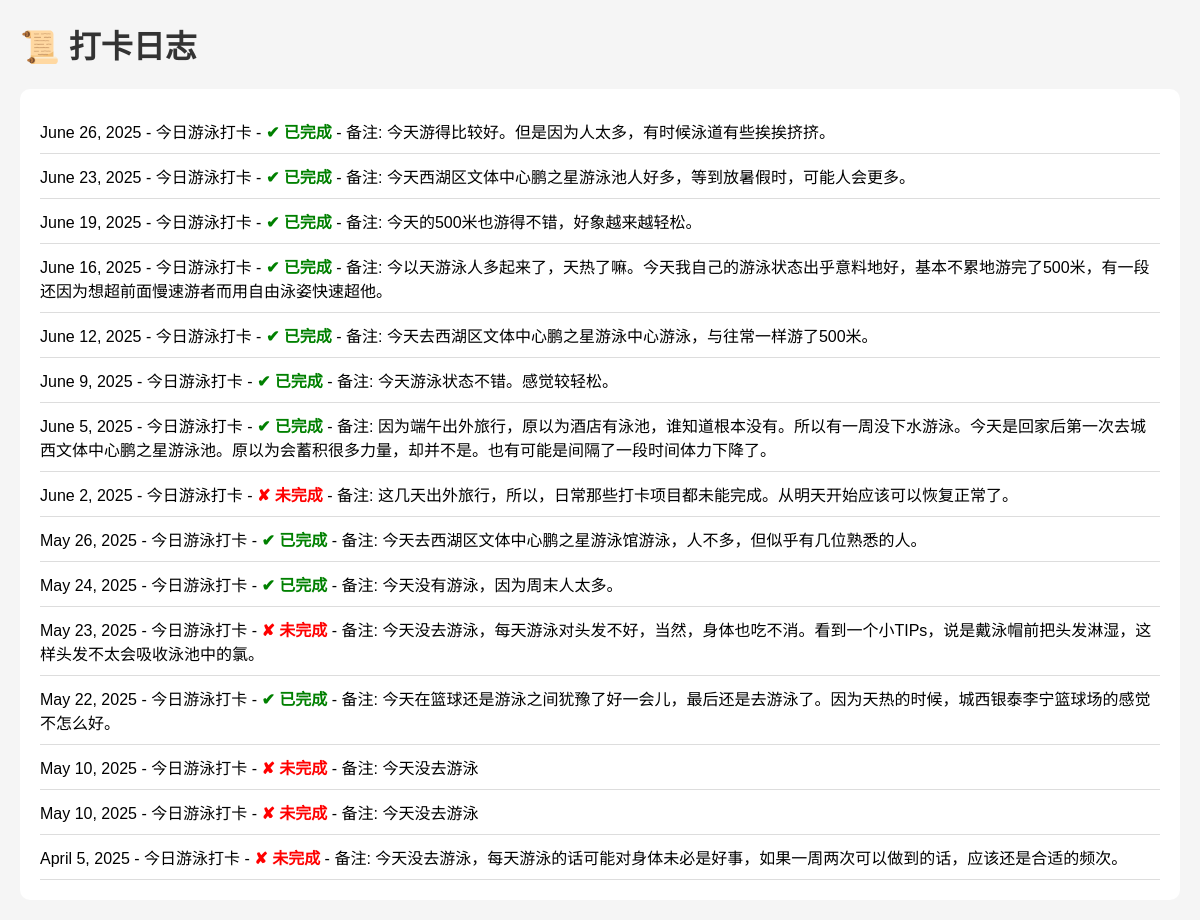
The app's page /habit/2/log/ (signed in) with its own data.
### learning_logs/models.py (models this page shows, shortened)
class HabitLog(models.Model):
    habit = models.ForeignKey(Habit, on_delete=models.CASCADE,  related_name='habitlog_learning_logs')  # 修改 related_name，避免与 users 中冲突
    date = models.DateField(auto_now_add=True)  # 记录当天日期
    completed = models.BooleanField(default=False)  # 是否完成
    notes = models.TextField(blank=True)  # 备注，可留空
    owner = models.ForeignKey(User, on_delete=models.CASCADE, null=True, blank=True)

class Habit(models.Model):
    name = models.CharField(max_length=100)
    owner = models.ForeignKey(User, on_delete=models.CASCADE, related_name='user_habits')
    created_at = models.DateTimeField(auto_now_add=True)

### learning_logs/views.py (the view)
# urls.py: path('habit/<int:habit_id>/log/', views.habit_log_view, name='habit_log'),
@login_required
def habit_log_view(request, habit_id):
    habit = get_object_or_404(Habit, id=habit_id, owner=request.user)
    logs = HabitLog.objects.filter(habit=habit).order_by('-date')
    context = {
        'habit': habit,
        'logs': logs,
    }
    return render(request, 'learning_logs/habit_logs.html', context)

### learning_logs/templates/learning_logs/habit_logs.html (shortened to what this page needs)
<!DOCTYPE html>
<html lang="zh-CN">
<head>
</head>
<body>
    <h1>📜 打卡日志</h1>
    <ul>
        {% for log in logs %}
            <li>
                {{ log.date }} - {{ log.habit.name }} -
                {% if log.completed %}
                    <span style="color:green;">✔ 已完成</span>
                {% else %}
                    <span style="color:red;">✘ 未完成</span>
                {% endif %}
                {% if log.notes %}
                    - 备注: {{ log.notes }}
                {% endif %}
            </li>
        {% empty %}
            <li>暂无打卡日志。</li>
        {% endfor %}
    </ul>
</body>
</html>

### learning_logs/templates/learning_logs/habit_logs.html (style rules this page uses)
body { font-family: Arial, sans-serif; margin: 20px; background-color: #f5f5f5; }
h1 { color: #333; }
ul { background-color: #fff; padding: 20px; border-radius: 10px; list-style-type: none; }
li { padding: 10px 0; border-bottom: 1px solid #ddd; }
span { font-weight: bold; }

### records on screen
HabitLog: date "June 26, 2025", habit.name "今日游泳打卡", completed "✔ 已完成", notes "今天游得比较好。但是因为人太多，有时候泳道有些挨挨挤挤。"
HabitLog: date "June 23, 2025", habit.name "今日游泳打卡", completed "✔ 已完成", notes "今天西湖区文体中心鹏之星游泳池人好多，等到放暑假时，可能人会更多。"
HabitLog: date "June 19, 2025", habit.name "今日游泳打卡", completed "✔ 已完成", notes "今天的500米也游得不错，好象越来越轻松。"
HabitLog: date "June 16, 2025", habit.name "今日游泳打卡", completed "✔ 已完成", notes "今以天游泳人多起来了，天热了嘛。今天我自己的游泳状态出乎意料地好，基本不累地游完了500米，有一段还因为想超前面慢速游者而用自由泳姿快速超他。"
HabitLog: date "June 12, 2025", habit.name "今日游泳打卡", completed "✔ 已完成", notes "今天去西湖区文体中心鹏之星游泳中心游泳，与往常一样游了500米。"
HabitLog: date "June 9, 2025", habit.name "今日游泳打卡", completed "✔ 已完成", notes "今天游泳状态不错。感觉较轻松。"
HabitLog: date "June 5, 2025", habit.name "今日游泳打卡", completed "✔ 已完成", notes "因为端午出外旅行，原以为酒店有泳池，谁知道根本没有。所以有一周没下水游泳。今天是回家后第一次去城西文体中心鹏之星游泳池。原以为会蓄积很多力量，却并不是。也有可能是间隔了一段时间体力下降了。"
HabitLog: date "June 2, 2025", habit.name "今日游泳打卡", completed "✘ 未完成", notes "这几天出外旅行，所以，日常那些打卡项目都未能完成。从明天开始应该可以恢复正常了。"
HabitLog: date "May 26, 2025", habit.name "今日游泳打卡", completed "✔ 已完成", notes "今天去西湖区文体中心鹏之星游泳馆游泳，人不多，但似乎有几位熟悉的人。"
HabitLog: date "May 24, 2025", habit.name "今日游泳打卡", completed "✔ 已完成", notes "今天没有游泳，因为周末人太多。"
HabitLog: date "May 23, 2025", habit.name "今日游泳打卡", completed "✘ 未完成", notes "今天没去游泳，每天游泳对头发不好，当然，身体也吃不消。看到一个小TIPs，说是戴泳帽前把头发淋湿，这样头发不太会吸收泳池中的氯。"
HabitLog: date "May 22, 2025", habit.name "今日游泳打卡", completed "✔ 已完成", notes "今天在篮球还是游泳之间犹豫了好一会儿，最后还是去游泳了。因为天热的时候，城西银泰李宁篮球场的感觉不怎么好。"
HabitLog: date "May 10, 2025", habit.name "今日游泳打卡", completed "✘ 未完成", notes "今天没去游泳"
HabitLog: date "May 10, 2025", habit.name "今日游泳打卡", completed "✘ 未完成", notes "今天没去游泳"
HabitLog: date "April 5, 2025", habit.name "今日游泳打卡", completed "✘ 未完成", notes "今天没去游泳，每天游泳的话可能对身体未必是好事，如果一周两次可以做到的话，应该还是合适的频次。"
